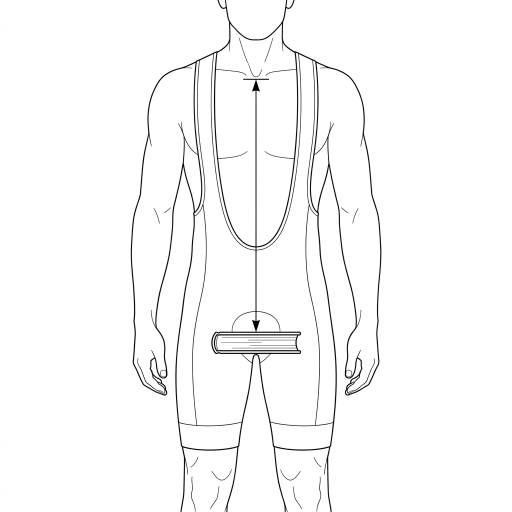
#> input picture docs/design/guide-sources/figure_front_lineart.jpg, 1024 x 1024 px (shown at 1/2 size)
$ python build_guide_images.py
#> lines starting #> are read from the running program, lines starting #| are printed output that depends on the picture; after the words box and inside, x2 and y2 are one past the last pixel; in counts of white or black regions, pixels touching at a corner belong together
#!/usr/bin/env python3
"""
Builds the three frontal-figure measurement guide images (torso, arm, shoulder width)
from one line-art source so they share the visual style of the inseam guide
(dark grey cycling bib kit, white skin, black outline, no baked-in dimension marks).

Usage (from the repo root):
    python3 -m venv .venv-guides && .venv-guides/bin/pip install pillow numpy scipy
    .venv-guides/bin/python scripts/guides/build_guide_images.py

Input : docs/design/guide-sources/figure_front_lineart.jpg   (1024x1024 line art)
Output: public/assets/guides/{torso,arm,acromion}_cad.jpg
inseam_cad.jpg is the style reference and is not generated here.
See docs/design/measurement-guide-diagrams.md.
"""
from pathlib import Path

import numpy as np
from PIL import Image, ImageDraw
from scipy import ndimage as ndi

ROOT = Path(__file__).resolve().parents[2]
SOURCE = ROOT / 'docs/design/guide-sources/figure_front_lineart.jpg'
OUT = ROOT / 'public/assets/guides'

KIT = (74, 77, 82)      # bib / shorts fill, matches inseam_cad.jpg
INK = (15, 15, 15)
SS = 4                  # supersampling factor for hand-drawn parts


def erase_ink(a, x0, x1, y0, y1, threshold=252):
    """Paint dark/grey pixels in a box white (removes baked-in arrows and ticks)."""
    lum = a.mean(axis=2)
    box = a[y0:y1, x0:x1]
    box[lum[y0:y1, x0:x1] < threshold] = 255


def build_base():
    a = np.array(Image.open(SOURCE).convert('RGB'))
#> a is the input picture: shape (1024, 1024, 3); mean R, G, B 249.1, 249.1, 249.1

    # 1. remove the baked-in dimension arrow / sternal tick (the overlay SVG draws its own)
    erase_ink(a, 498, 528, 150, 484)
#> in erase_ink, `box[lum[y0:y1, x0:x1] < threshold] = 255`: box: shape (334, 30, 3); mean R, G, B 255, 255, 255
    erase_ink(a, 503, 522, 503, 668)
    erase_ink(a, 506, 518, 484, 491)
#> a: shape (1024, 1024, 3); mean R, G, B 249.5, 249.5, 249.5
    erase_ink(a, 506, 518, 498, 503)
#> a: shape (1024, 1024, 3); mean R, G, B 249.5, 249.5, 249.5
    erase_ink(a, 480, 545, 150, 166)
#> a: shape (1024, 1024, 3); mean R, G, B 249.5, 249.5, 249.5

    # 2. fill the kit (bib straps, bib, shorts) by flood-filling regions enclosed by the outline
    lum = a.mean(axis=2)
    free = ~ndi.binary_dilation(lum < 150, iterations=1)
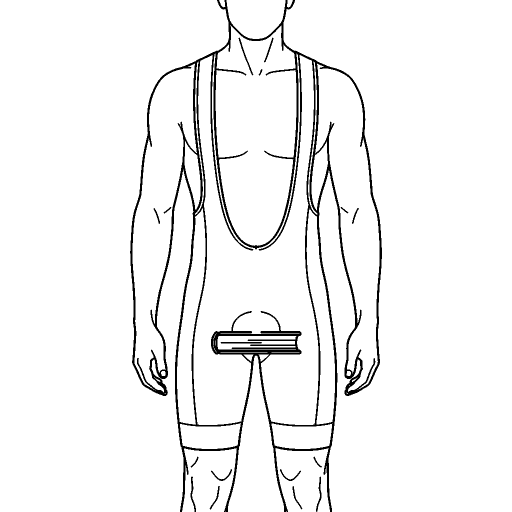
#> free: shape (1024, 1024) bool (shown at 1/2 size); 95.3% white; 17 black regions, largest, box (x1, y1, x2, y2) and area: (260, 0, 764, 1024) 46692, (441, 684, 524, 687) 245, (381, 953, 392, 1024) 238
    labels, _ = ndi.label(free)
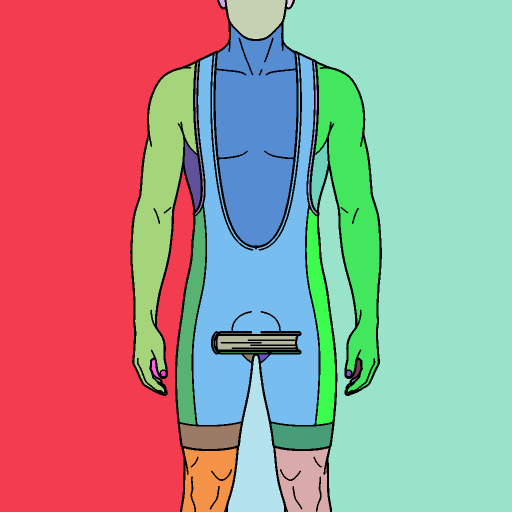
#> labels: shape (1024, 1024) int32 (shown at 1/2 size); 70 distinct labels, from 0 to 69; one colour per label, 0 black
    seeds = [(512, 560), (380, 600), (645, 600), (375, 800), (650, 800), (430, 250),
             (594, 250), (420, 870), (600, 870), (440, 470), (590, 470)]
    kit = np.zeros(lum.shape, bool)
    for x, y in seeds:
        if labels[y, x]:
            kit |= labels == labels[y, x]
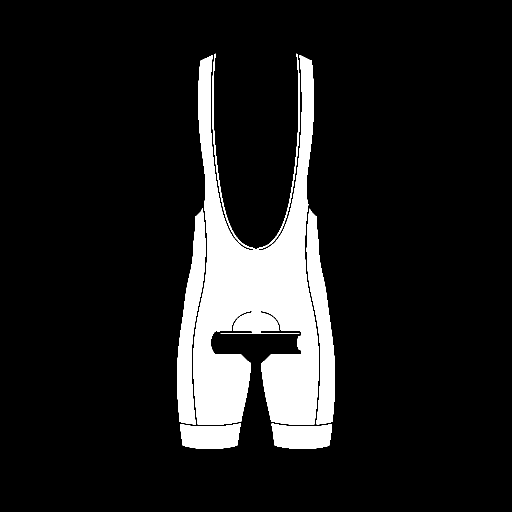
#> kit: shape (1024, 1024) bool (shown at 1/2 size); 11.9% white; 5 white regions, box (x1, y1, x2, y2) and area: (387, 107, 637, 850) 91644, (613, 417, 670, 849) 11485, (354, 417, 411, 849) 11471, (360, 846, 482, 898) 5107, (543, 847, 664, 898) 5107
    kit = ndi.binary_dilation(kit, iterations=2) & (lum > 150)
#> kit: shape (1024, 1024) bool; 12.6% white; 5 white regions, box (x1, y1, x2, y2) and area: (386, 106, 638, 851) 96912, (612, 415, 671, 850) 12380, (353, 415, 412, 850) 12364, (359, 845, 483, 899) 5429, (542, 846, 665, 899) 5428
    a[kit] = KIT

    # 3. remove the original horizontal book and its crotch gusset
    a[656:712, 414:612] = KIT
    gusset = a[700:728, 484:546]
    gusset[gusset.mean(axis=2) > 200] = KIT
    return Image.fromarray(a)


def draw_region(img, box, painter):
    """Run painter(ImageDraw, scale) on a supersampled crop of img and paste it back."""
#> called with box = (480, 640, 548, 872)
    x0, y0, x1, y1 = box
    crop = img.crop(box).resize(((x1 - x0) * SS, (y1 - y0) * SS), Image.LANCZOS)
    painter(ImageDraw.Draw(crop), lambda x, y: ((x - x0) * SS, (y - y0) * SS))
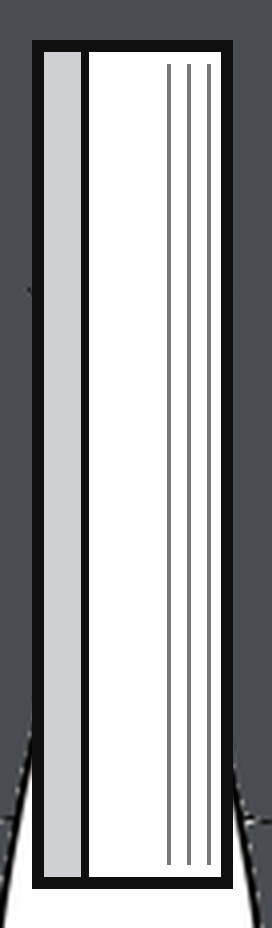
#> crop: PIL image 272x928 RGB; mean R, G, B 163.4, 164.4, 166.2
    img.paste(crop.resize((x1 - x0, y1 - y0), Image.LANCZOS), (x0, y0))


def add_vertical_book(img):
    def paint(d, p):
        x0, x1, y0, y1 = 488, 538, 650, 862
        d.rectangle([*p(x0, y0), *p(x1, y1)], fill=(255, 255, 255), outline=INK, width=3 * SS)
        d.rectangle([*p(x0 + 3, y0 + 3), *p(x0 + 13, y1 - 3)], fill=(206, 208, 212))
        d.line([*p(x0 + 13, y0 + 3), *p(x0 + 13, y1 - 3)], fill=INK, width=2 * SS)
        for dx in (6, 11, 16):
            d.line([*p(x1 - dx, y0 + 6), *p(x1 - dx, y1 - 6)], fill=(120, 120, 120), width=SS)
    draw_region(img, (480, 640, 548, 872), paint)


FIST_OUTLINE = [(268, 654), (263, 690), (265, 722), (277, 744), (300, 752), (322, 743),
                (332, 716), (333, 688), (327, 666), (322, 654)]
FIST_THUMB = [(304, 672), (316, 682), (322, 700), (319, 716), (306, 724)]


def add_fists(img):
    """Replace the relaxed open hands with clenched fists (arm length = acromion to fist centre)."""
    for mirror in (False, True):
        x0, x1 = (682, 770) if mirror else (254, 342)
        y0, y1 = 654, 800
        w, h = x1 - x0, y1 - y0

        def sc(pt, mirror=mirror, x0=x0, y0=y0):
            x, y = pt
            return (((1024 - x if mirror else x) - x0) * SS, (y - y0) * SS)

        mask = Image.new('L', (w * SS, h * SS), 0)
        ImageDraw.Draw(mask).polygon([sc(p) for p in FIST_OUTLINE], fill=255)
        m = ndi.gaussian_filter((np.array(mask) > 0).astype(float), sigma=7 * SS) > 0.5  # round the facets
        ring = ndi.binary_dilation(m, iterations=round(1.6 * SS)) & ~m
        ring[: 6 * SS, :] = False  # open towards the forearm, which keeps its own outline

        crop = np.full((h * SS, w * SS, 3), 255, np.uint8)
        crop[ring] = INK
        layer = Image.fromarray(crop)
        d = ImageDraw.Draw(layer)
        for y in (698, 712, 726):                          # curled fingers
            d.line([sc((271, y)), sc((299, y))], fill=INK, width=2 * SS)
        d.line([sc(p) for p in FIST_THUMB], fill=INK, width=2 * SS, joint='curve')  # thumb
        img.paste(layer.resize((w, h), Image.LANCZOS), (x0, y0))
#> this loop made 2 passes
#> pass 1, in add_fists, `ring = ndi.binary_dilation(m, iterations=round(1.6 * SS)) & ~m`:
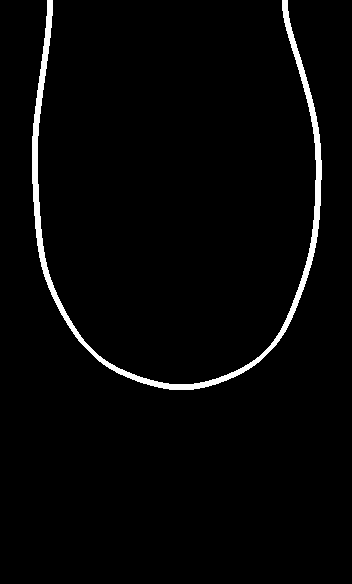
#> ring: shape (584, 352) bool; 2.6% white; 1 white region, box (x1, y1, x2, y2) and area: (32, 0, 322, 390) 5268
#> after the loop: crop: shape (584, 352, 3); values 15 (black) and 255 (white), 97.6% white; 1 black region, box (x1, y1, x2, y2) and area: (31, 24, 321, 390) 4980
#> after the loop:
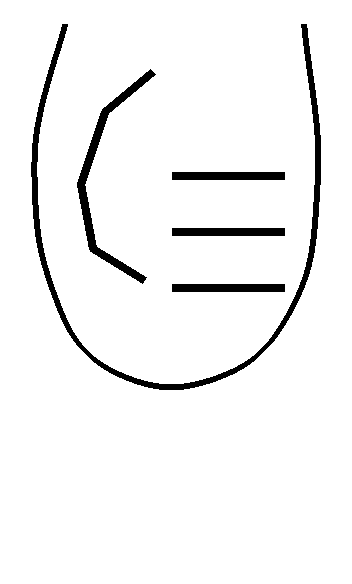
#> layer: PIL image 352x584 RGB; values 15 (black) and 255 (white), 95.2% white; 5 black regions, box (x1, y1, x2, y2) and area: (31, 24, 321, 390) 4980, (77, 69, 156, 284) 2110, (172, 172, 285, 180) 904, (172, 228, 285, 236) 904, (172, 284, 285, 292) 904
#> after the loop: m: shape (584, 352) bool; 44.9% white; 1 white region, box (x1, y1, x2, y2) and area: (37, 0, 315, 384) 92358
#> after the loop:
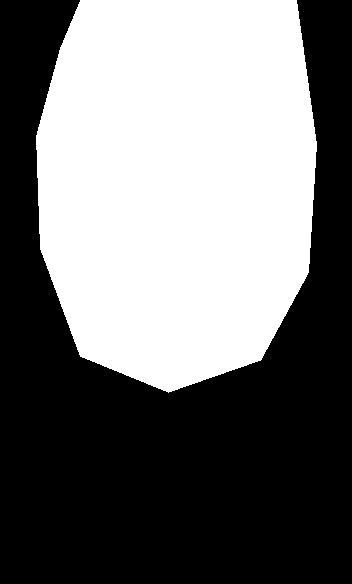
#> mask: PIL image 352x584 L; 45.5% white; 1 white region, box (x1, y1, x2, y2) and area: (36, 0, 317, 393) 93545


def main():
    OUT.mkdir(parents=True, exist_ok=True)
    base = build_base()

    acromion = base.copy()
    acromion.save(OUT / 'acromion_cad.jpg', quality=93)

    torso = base.copy()
    add_vertical_book(torso)
    torso.save(OUT / 'torso_cad.jpg', quality=93)

    arm = base.copy()
    add_fists(arm)
    arm.save(OUT / 'arm_cad.jpg', quality=93)
    print('written:', ', '.join(f'{n}_cad.jpg' for n in ('acromion', 'torso', 'arm')))


if __name__ == '__main__':
    main()
